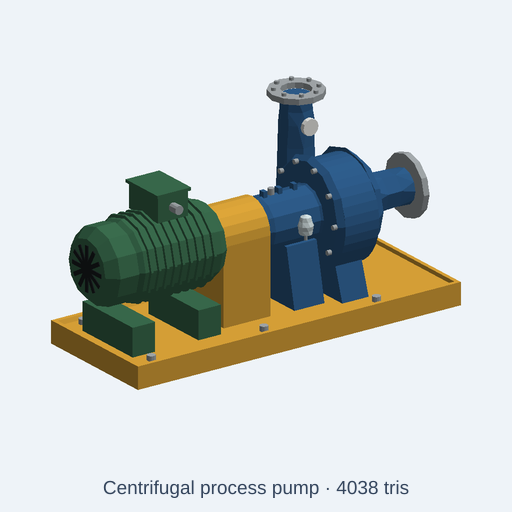
#> input picture artifacts/catalog-demos/industrial-cyclone-separator-material-review-20261113/samples/centrifugal-pump.png, 512 x 512 px, given in place of plate-heat-exchanger.png, which was not available
$ python make_review_assets.py
#> lines starting #> are read from the running program, lines starting #| are printed output that depends on the picture
#!/usr/bin/env python3
"""Build the five-preview ledger sheet, source mapping card, and MP4 slides."""

from pathlib import Path

from PIL import Image, ImageDraw, ImageFont, ImageOps


ROOT = Path(__file__).resolve().parent
BG = (238, 242, 247)
INK = (34, 48, 64)
MUTED = (91, 106, 121)
CARD = (255, 255, 255)
STEEL = (109, 124, 130)
PAINT = (230, 163, 62)


def font(size: int, bold: bool = False) -> ImageFont.FreeTypeFont:
    name = "DejaVuSans-Bold.ttf" if bold else "DejaVuSans.ttf"
    for candidate in (
        Path("/usr/share/fonts/truetype/dejavu") / name,
        Path("/usr/share/fonts/truetype/liberation2") / name,
    ):
        if candidate.exists():
            return ImageFont.truetype(str(candidate), size)
    return ImageFont.load_default()


def preview_card(name: str) -> Image.Image:
    source = Image.open(ROOT / "samples" / f"{name}.png").convert("RGB")
    source.thumbnail((490, 310), Image.Resampling.LANCZOS)
    card = Image.new("RGB", (520, 360), CARD)
    draw = ImageDraw.Draw(card)
    draw.text((18, 12), name.replace("-", " "), fill=INK, font=font(21, True))
    card.paste(source, ((520 - source.width) // 2, 42 + (300 - source.height) // 2))
    return card


def review_sheet() -> Image.Image:
    names = [
        "plate-heat-exchanger",
        "maintenance-platform",
        "scissor-lift-table",
        "burner-management-skid",
        "mobile-tool-cart",
    ]
    sheet = Image.new("RGB", (1640, 900), BG)
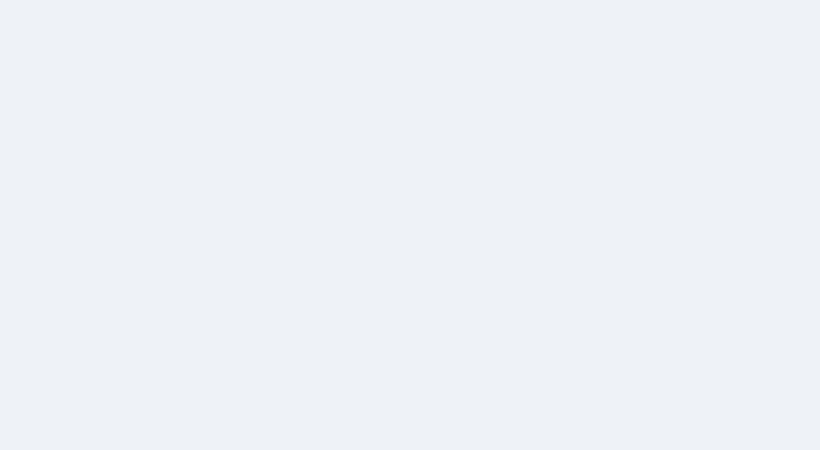
#> sheet: PIL image 1640x900 RGB (shown at 1/2 size); mean R, G, B 238, 242, 247
    draw = ImageDraw.Draw(sheet)
    draw.text((32, 24), "Industrial and manufacturing preview audit · 17 Nov 2026", fill=INK, font=font(30, True))
    for index, name in enumerate(names):
        col, row = index % 3, index // 3
        x, y = 32 + col * 536, 84 + row * 390
        sheet.paste(preview_card(name), (x, y))
#> in preview_card, source is the input picture: PIL image 512x512 RGB; mean R, G, B 200, 204.6, 201.5
#> in preview_card, `card = Image.new("RGB", (520, 360), CARD)`: card: PIL image 520x360 RGB; every value is 255
#> in preview_card, `card.paste(source, ((520 - source.width) // 2, 42 + (300 - source.heig..`:
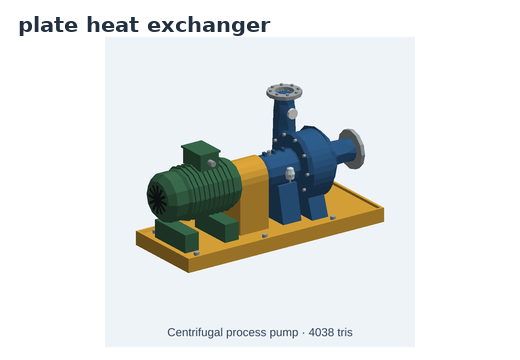
#> card: PIL image 520x360 RGB; mean R, G, B 224.9, 227.4, 226
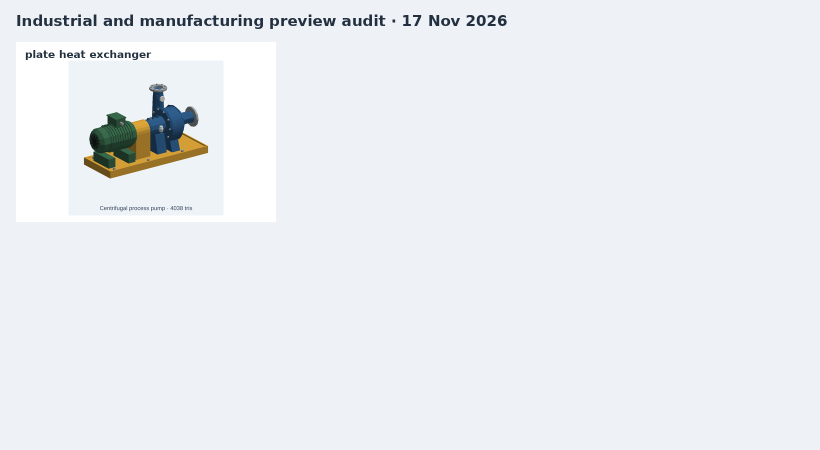
#> sheet: PIL image 1640x900 RGB (shown at 1/2 size); mean R, G, B 235.2, 239, 243.3
    sheet.save(ROOT / "preview-review-five-assets.png", optimize=True)
    return sheet


# [59 lines left out: functions verification_card, video_slide, make_video_slides, not called in this run]


if __name__ == "__main__":
#> (the run stopped early here; a loop or call above may not have finished)
